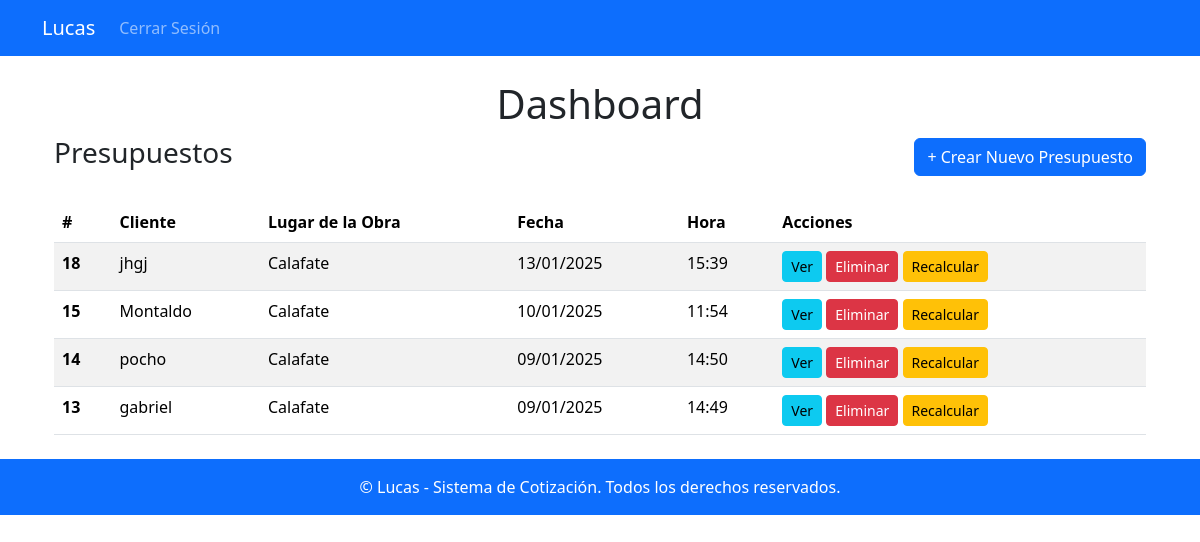
Page / (signed in) on the earlier database version.
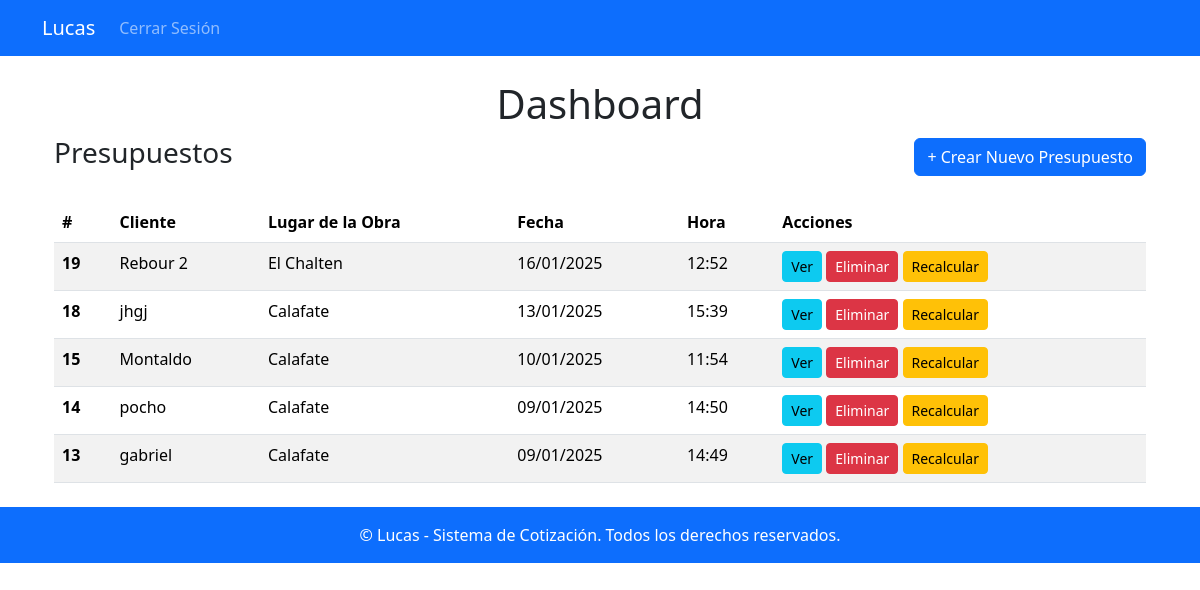
Same page on the later database version.
### apps/presupuestos/models.py (models this page shows, shortened)
class Presupuesto(models.Model):
    numero = models.AutoField(primary_key=True)  # Clave primaria definida explícitamente
    cliente = models.CharField(max_length=255)
    lugar = models.ForeignKey('Lugar', on_delete=models.CASCADE)
    fecha = models.DateTimeField(auto_now_add=True)

class Lugar(models.Model):
    nombre = models.CharField(max_length=100)

### apps/presupuestos/views.py (the view)
# urls.py: path('', presupuestos_views.dashboard, name='dashboard'),
@login_required
def dashboard(request):
    presupuestos = Presupuesto.objects.all().order_by('-fecha')  # Ordenar por fecha
    return render(request, 'dashboard.html', {'presupuestos': presupuestos})

### apps/presupuestos/templates/dashboard.html (shortened to what this page needs)
{% extends 'base.html' %}
{% block content %}
<div class="container mt-4">
    <h1 class="text-center">Dashboard</h1>
    <div class="d-flex justify-content-between align-items-center mb-4">
        <h3>Presupuestos</h3>
        <a href="{% url 'presupuesto_nuevo' %}" class="btn btn-primary">+ Crear Nuevo Presupuesto</a>
    </div>
    {% if presupuestos %}
        <table class="table table-striped">
            <thead class="thead-dark">
                <tr>
                    <th scope="col">#</th>
                    <th scope="col">Cliente</th>
                    <th scope="col">Lugar de la Obra</th>
                    <th scope="col">Fecha</th>
                    <th scope="col">Hora</th>
                    <th scope="col">Acciones</th>
                </tr>
            </thead>
            <tbody>
                {% for presupuesto in presupuestos %}
                    <tr>
                        <th scope="row">{{ presupuesto.numero }}</th>
                        <td>{{ presupuesto.cliente }}</td>
                        <td>{{ presupuesto.lugar.nombre|default:"No especificado" }}</td>
                        <td>{{ presupuesto.fecha|date:"d/m/Y" }}</td>
                        <td>{{ presupuesto.fecha|date:"H:i" }}</td>
                        <td>
                            <a href="{% url 'detalle_presupuesto' presupuesto.numero %}" class="btn btn-info btn-sm">Ver</a>
                            <a href="{% url 'eliminar_presupuesto' presupuesto.numero %}" class="btn btn-danger btn-sm" onclick="return confirm('¿Estás seguro de que deseas eliminar este presupuesto?')">Eliminar
                            </a>
                            <a href="{% url 'recalcular_presupuesto' presupuesto.numero %}" class="btn btn-warning btn-sm" onclick="return confirm('¿Estás seguro de que deseas recalcular los insumos para este presupuesto?')"> Recalcular </a>
                        </td>
                    </tr>
                {% endfor %}
            </tbody>
        </table>
    {% else %}
        <p class="text-center">No hay presupuestos creados aún.</p>
    {% endif %}
</div>
{% endblock %}

### apps/presupuestos/templates/base.html (shortened to what this page needs)
{% load static %}
<!DOCTYPE html>
<html lang="en">
<head>
    <link rel="stylesheet" href="{% static 'bootstrap/css/bootstrap.min.css' %}">
    <link rel="stylesheet" href="{% static 'css/styles.css' %}">
</head>
<body>
    <nav class="navbar navbar-expand-lg navbar-dark bg-primary">
        <div class="container">
            <a class="navbar-brand" href="{% url 'dashboard' %}">Lucas</a>
            <div class="collapse navbar-collapse" id="navbarNav">
                <ul class="navbar-nav ml-auto">
                    <li class="nav-item">
                        <form action="{% url 'logout' %}" method="post" style="display: inline;">
                            <button type="submit" class="btn btn-link nav-link" style="border: none; background: none; cursor: pointer;">
                                Cerrar Sesión
                            </button>
                        </form>
                    </li>
                </ul>
            </div>
        </div>
    </nav>
    <div class="container mt-4">
        {% block content %}{% endblock %}
    </div>
    <footer class="bg-light text-center text-lg-start mt-4">
        <div class="text-center p-3 bg-primary text-white">
            &copy; {{ current_year }} Lucas - Sistema de Cotización. Todos los derechos reservados.
        </div>
    </footer>
</body>
</html>

Differences in the rows shown:
added Presupuesto: numero "19", cliente "Rebour 2", lugar.nombre "El Chalten", fecha "16/01/2025", fecha "12:52"
